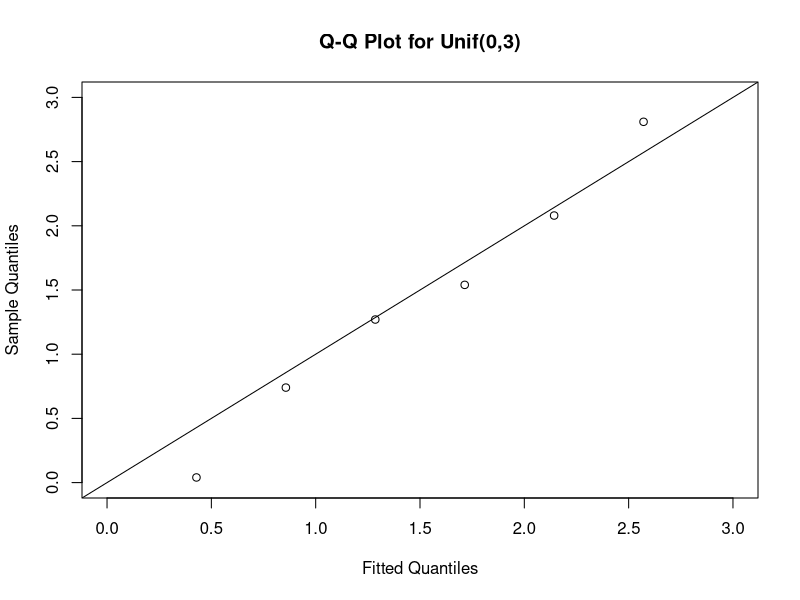

Write R code to recreate this figure.
x <- c(2.08, 2.81, 0.04, 1.54, 1.27, 0.74)
xvals <- seq(1, 6) / 7 * 3
yvals <- sort(x)

plot(xvals, yvals, xlim=c(0, 3), ylim=c(0, 3), main='Q-Q Plot for Unif(0,3)',
    xlab='Fitted Quantiles', ylab='Sample Quantiles')

abline(0, 1)